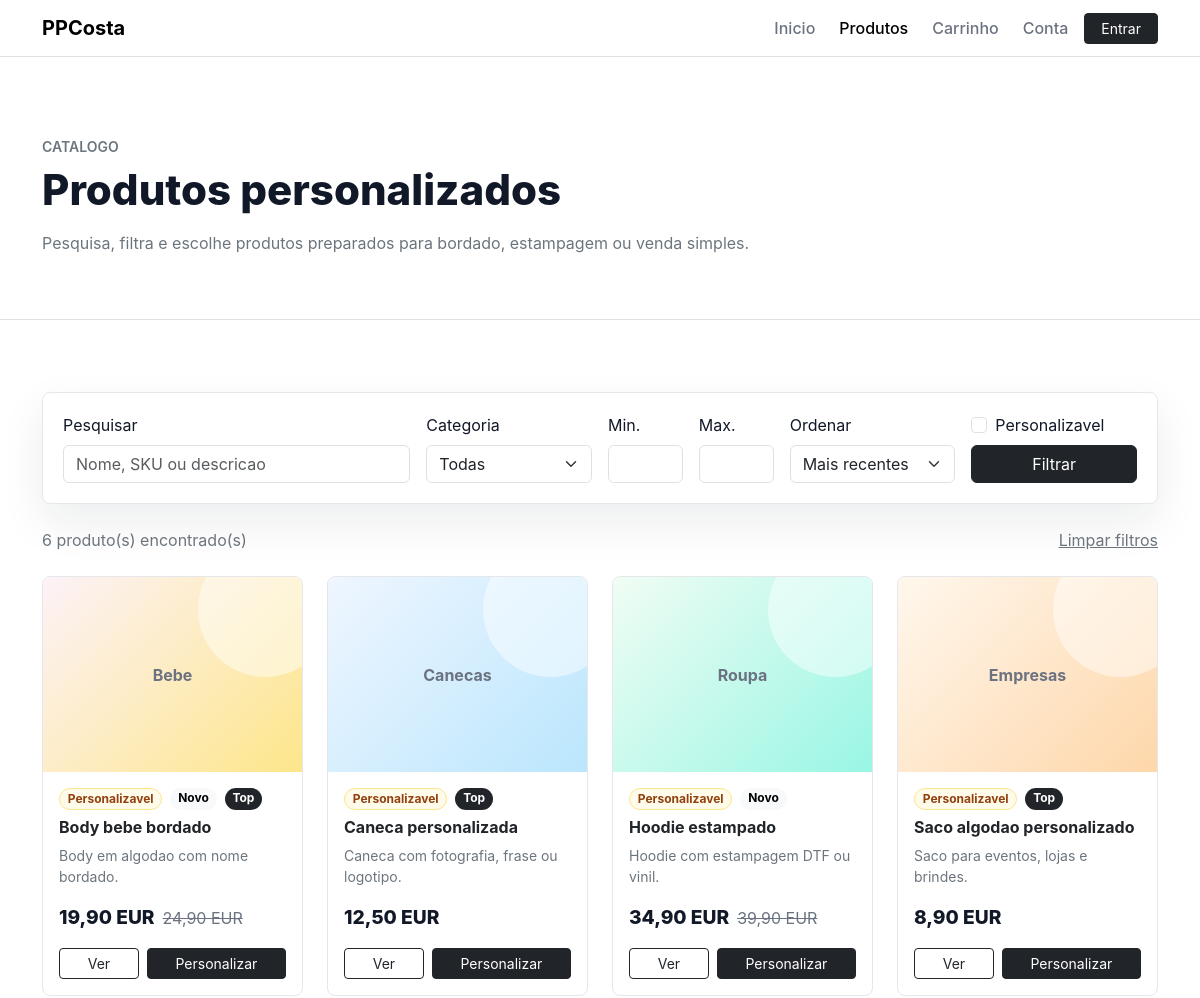
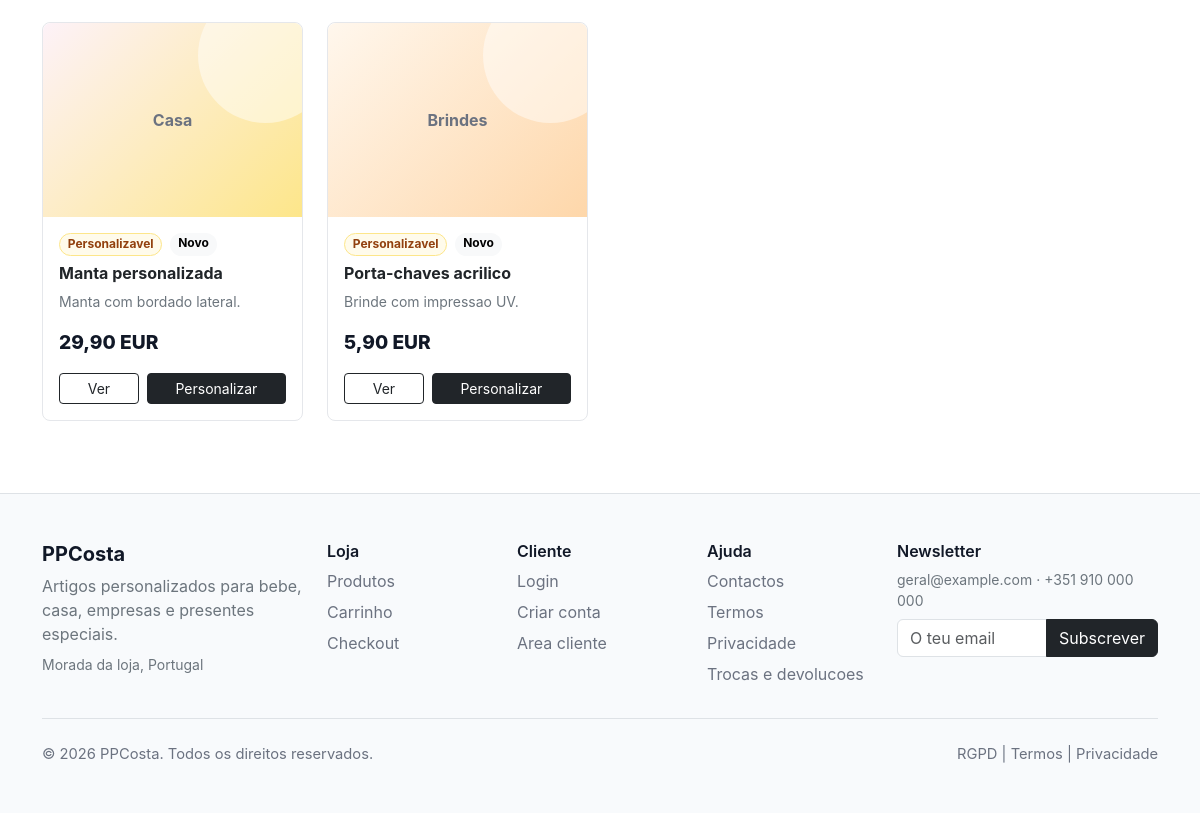
Page /produto.php on the committed database (2 pictures, top to bottom).
### tables this page shows
CREATE TABLE products (
    id BIGINT UNSIGNED AUTO_INCREMENT PRIMARY KEY,
    brand_id BIGINT UNSIGNED NULL,
    supplier_id BIGINT UNSIGNED NULL,
    tax_rate_id BIGINT UNSIGNED NOT NULL,
    name VARCHAR(190) NOT NULL,
    slug VARCHAR(210) NOT NULL,
    short_description TEXT NULL,
    long_description MEDIUMTEXT NULL,
    sku VARCHAR(100) NOT NULL,
    ean VARCHAR(40) NULL,
    price DECIMAL(12,2) NOT NULL,
    sale_price DECIMAL(12,2) NULL,
    cost_price DECIMAL(12,2) NULL,
    stock INT NOT NULL DEFAULT 0,
    stock_minimum INT NOT NULL DEFAULT 0,
    weight_grams INT NULL,
    width_mm INT NULL,
    height_mm INT NULL,
    depth_mm INT NULL,
    video_url VARCHAR(255) NULL,
    is_active TINYINT(1) NOT NULL DEFAULT 1,
    is_new TINYINT(1) NOT NULL DEFAULT 0,
    is_featured TINYINT(1) NOT NULL DEFAULT 0,
    is_on_sale TINYINT(1) NOT NULL DEFAULT 0,
    is_best_seller TINYINT(1) NOT NULL DEFAULT 0,
    is_personalizable TINYINT(1) NOT NULL DEFAULT 0,
    meta_title VARCHAR(190) NULL,
    meta_description VARCHAR(255) NULL,
    canonical_url VARCHAR(255) NULL,
    created_at TIMESTAMP NOT NULL DEFAULT CURRENT_TIMESTAMP,
    updated_at TIMESTAMP NOT NULL DEFAULT CURRENT_TIMESTAMP ON UPDATE CURRENT_TIMESTAMP,
    UNIQUE KEY uq_products_slug (slug),
    UNIQUE KEY uq_products_sku (sku),
    KEY idx_products_flags (is_active, is_featured, is_new, is_on_sale, is_best_seller),
    KEY idx_products_brand (brand_id),
    KEY idx_products_supplier (supplier_id),
    FULLTEXT KEY ft_products_search (name, short_description, long_description, sku),
    CONSTRAINT fk_products_brand FOREIGN KEY (brand_id) REFERENCES brands(id) ON DELETE SET NULL,
    CONSTRAINT fk_products_supplier FOREIGN KEY (supplier_id) REFERENCES suppliers(id) ON DELETE SET NULL,
    CONSTRAINT fk_products_tax_rate FOREIGN KEY (tax_rate_id) REFERENCES tax_rates(id),
    CHECK (price >= 0),
    CHECK (sale_price IS NULL OR sale_price >= 0),
    CHECK (stock >= 0)
);

CREATE TABLE categories (
    id BIGINT UNSIGNED AUTO_INCREMENT PRIMARY KEY,
    parent_id BIGINT UNSIGNED NULL,
    name VARCHAR(160) NOT NULL,
    slug VARCHAR(180) NOT NULL,
    description TEXT NULL,
    image_path VARCHAR(255) NULL,
    sort_order INT NOT NULL DEFAULT 0,
    is_active TINYINT(1) NOT NULL DEFAULT 1,
    meta_title VARCHAR(190) NULL,
    meta_description VARCHAR(255) NULL,
    created_at TIMESTAMP NOT NULL DEFAULT CURRENT_TIMESTAMP,
    updated_at TIMESTAMP NOT NULL DEFAULT CURRENT_TIMESTAMP ON UPDATE CURRENT_TIMESTAMP,
    UNIQUE KEY uq_categories_slug (slug),
    KEY idx_categories_parent (parent_id),
    KEY idx_categories_active_sort (is_active, sort_order),
    CONSTRAINT fk_categories_parent FOREIGN KEY (parent_id) REFERENCES categories(id) ON DELETE SET NULL
);

### includes/functions.php (called while the page is built, shortened)
<?php
function url(string $path = ''): string
{
    return app_base_url() . '/' . ltrim($path, '/');
}
function app_base_url(): string
{
    if (PHP_SAPI !== 'cli' && !empty($_SERVER['HTTP_HOST'])) {
        $scheme = (!empty($_SERVER['HTTPS']) && $_SERVER['HTTPS'] !== 'off') ? 'https' : 'http';
        $basePath = rtrim((string) (parse_url(APP_URL, PHP_URL_PATH) ?: ''), '/');
        return $scheme . '://' . $_SERVER['HTTP_HOST'] . $basePath;
    }
    return APP_URL;
}
function product_url(string $slug): string
{
    return url('produto/' . rawurlencode($slug));
}
function e(?string $value): string
{
    return htmlspecialchars((string) $value, ENT_QUOTES, 'UTF-8');
}
function format_price(float $value): string
{
    return number_format($value, 2, ',', ' ') . ' EUR';
}

### includes/catalog.php (called while the page is built, shortened)
<?php
require_once __DIR__ . '/database.php';
require_once __DIR__ . '/functions.php';
function catalog_product_media_class(?string $categorySlug): string
{
    return [
        'bebe' => 'product-baby',
        'canecas' => 'product-mug',
        'roupa' => 'product-hoodie',
        'empresas' => 'product-bag',
        'brindes' => 'product-bag',
        'casa' => 'product-baby',
    ][$categorySlug ?? ''] ?? 'product-mug';
}
function catalog_products(array $filters = []): array
{
    $filters = array_merge([
        'q' => '',
        'category' => '',
        'min_price' => null,
        'max_price' => null,
        'personalization' => '',
        'sort' => 'recent',
    ], $filters);
    try {
        $where = ['p.is_active = 1'];
        $params = [];
        $sortSql = match ($filters['sort'] ?? 'recent') {
            'price_asc' => 'final_price ASC, p.name ASC',
            'price_desc' => 'final_price DESC, p.name ASC',
            'best_seller' => 'p.is_best_seller DESC, p.created_at DESC',
            'name' => 'p.name ASC',
            default => 'p.created_at DESC',
        };
        $sql = '
            SELECT
                p.id,
                p.name,
                p.slug,
                p.short_description,
                p.long_description,
                p.sku,
                p.price,
                p.sale_price,
                COALESCE(p.sale_price, p.price) AS final_price,
                p.stock,
                p.is_new,
                p.is_on_sale,
                p.is_best_seller,
                p.is_personalizable,
                c.slug AS category_slug,
                c.name AS category_name,
                COALESCE(pi.path, "") AS image_path,
                "Personalizavel" AS technique,
                "product-mug" AS media_class
            FROM products p
            LEFT JOIN product_categories pc ON pc.product_id = p.id AND pc.is_primary = 1
            LEFT JOIN categories c ON c.id = pc.category_id
            LEFT JOIN product_images pi ON pi.product_id = p.id AND pi.is_primary = 1
            WHERE ' . implode(' AND ', $where) . '
            ORDER BY ' . $sortSql;
        $stmt = db()->prepare($sql);
        $stmt->execute($params);
        return array_map('catalog_normalize_product', $stmt->fetchAll());
    } catch (Throwable) {
        return catalog_filter_fallback_products($filters);
    }
}
function catalog_normalize_product(array $product): array
{
    $product['media_class'] = catalog_product_media_class($product['category_slug'] ?? null);
    $product['final_price'] = $product['final_price'] ?? ($product['sale_price'] ?: $product['price'] ?? 0);
    return $product;
}
function catalog_filters_from_request(): array
{
    return [
        'q' => trim($_GET['q'] ?? ''),
        'category' => trim($_GET['categoria'] ?? ''),
        'min_price' => $_GET['preco_min'] ?? null,
        'max_price' => $_GET['preco_max'] ?? null,
        'personalization' => isset($_GET['personalizavel']) ? '1' : '',
        'sort' => trim($_GET['ordenar'] ?? 'recent'),
    ];
}

### includes/database.php (called while the page is built, shortened)
<?php
function db(): PDO
{
    static $pdo = null;
    if ($pdo instanceof PDO) {
        return $pdo;
    }
    $dsn = sprintf(
        'mysql:host=%s;port=%d;dbname=%s;charset=%s',
        DB_HOST,
        DB_PORT,
        DB_NAME,
        DB_CHARSET
    );
    $pdo = new PDO($dsn, DB_USER, DB_PASS, [
        PDO::ATTR_ERRMODE => PDO::ERRMODE_EXCEPTION,
        PDO::ATTR_DEFAULT_FETCH_MODE => PDO::FETCH_ASSOC,
        PDO::ATTR_EMULATE_PREPARES => false,
    ]);
    return $pdo;
}

### produto.php (the view, shortened to what this page needs)
<?php
require_once __DIR__ . '/includes/catalog.php';
$filters = catalog_filters_from_request();
$products = catalog_products($filters);
require_once __DIR__ . '/includes/header.php';
?>
<section class="catalog-hero border-bottom">
    <div class="container">
        <p class="text-uppercase text-secondary fw-semibold small mb-2">Catalogo</p>
        <h1 class="section-title mb-3">Produtos personalizados</h1>
        <p class="text-secondary mb-0">Pesquisa, filtra e escolhe produtos preparados para bordado, estampagem ou venda simples.</p>
    </div>
</section>
<section class="section-pad">
    <div class="container">
        <form class="catalog-filters mb-4" method="get" action="<?= e(url('produto.php')) ?>">
            <div class="row g-3 align-items-end">
                <div class="col-lg-4">
                    <label class="form-label" for="q">Pesquisar</label>
                    <input class="form-control" id="q" name="q" type="search" value="<?= e($filters['q']) ?>" placeholder="Nome, SKU ou descricao">
                </div>
                <div class="col-sm-6 col-lg-2">
                    <label class="form-label" for="categoria">Categoria</label>
                    <select class="form-select" id="categoria" name="categoria">
                        <option value="">Todas</option>
                    </select>
                </div>
                <div class="col-6 col-lg-1">
                    <label class="form-label" for="preco_min">Min.</label>
                    <input class="form-control" id="preco_min" name="preco_min" type="number" min="0" step="0.01" value="<?= e((string) $filters['min_price']) ?>">
                </div>
                <div class="col-6 col-lg-1">
                    <label class="form-label" for="preco_max">Max.</label>
                    <input class="form-control" id="preco_max" name="preco_max" type="number" min="0" step="0.01" value="<?= e((string) $filters['max_price']) ?>">
                </div>
                <div class="col-sm-6 col-lg-2">
                    <label class="form-label" for="ordenar">Ordenar</label>
                    <select class="form-select" id="ordenar" name="ordenar">
                        <option value="recent" <?= $filters['sort'] === 'recent' ? 'selected' : '' ?>>Mais recentes</option>
                    </select>
                </div>
                <div class="col-sm-6 col-lg-2">
                    <div class="form-check mb-2">
                        <input class="form-check-input" id="personalizavel" name="personalizavel" type="checkbox" value="1" <?= $filters['personalization'] ? 'checked' : '' ?>>
                        <label class="form-check-label" for="personalizavel">Personalizavel</label>
                    </div>
                    <button class="btn btn-dark w-100" type="submit">Filtrar</button>
                </div>
            </div>
        </form>
        <div class="d-flex flex-column flex-md-row justify-content-between gap-2 mb-4">
            <span class="text-secondary"><?= count($products) ?> produto(s) encontrado(s)</span>
            <a class="text-secondary" href="<?= e(url('produto.php')) ?>">Limpar filtros</a>
        </div>
        <?php if ($products === []): ?>
            <div class="empty-state">
                <h2 class="h4 fw-bold">Sem resultados</h2>
                <p class="text-secondary mb-0">Experimenta remover filtros ou pesquisar por outra palavra.</p>
            </div>
        <?php else: ?>
            <div class="row g-4">
                <?php foreach ($products as $product): ?>
                    <div class="col-sm-6 col-xl-3">
                        <article class="product-card h-100 overflow-hidden">
                            <a class="product-media <?= e($product['media_class'] ?? 'product-mug') ?>" href="<?= e(product_url($product['slug'])) ?>">
                                <span><?= e($product['category_name'] ?? 'Produto') ?></span>
                            </a>
                            <div class="p-3">
                                <div class="d-flex flex-wrap gap-2 mb-2">
                                    <?php if (!empty($product['is_personalizable'])): ?>
                                        <span class="badge badge-soft rounded-pill">Personalizavel</span>
                                    <?php endif; ?>
                                    <?php if (!empty($product['is_new'])): ?>
                                        <span class="badge text-bg-light rounded-pill">Novo</span>
                                    <?php endif; ?>
                                    <?php if (!empty($product['is_best_seller'])): ?>
                                        <span class="badge text-bg-dark rounded-pill">Top</span>
                                    <?php endif; ?>
                                </div>
                                <h2 class="h6 fw-bold">
                                    <a class="text-dark text-decoration-none" href="<?= e(product_url($product['slug'])) ?>">
                                        <?= e($product['name']) ?>
                                    </a>
                                </h2>
                                <p class="text-secondary small mb-3"><?= e($product['short_description']) ?></p>
                                <div class="d-flex align-items-center gap-2 mb-3">
                                    <span class="price"><?= e(format_price((float) $product['final_price'])) ?></span>
                                    <?php if (!empty($product['sale_price'])): ?>
                                        <span class="old-price"><?= e(format_price((float) $product['price'])) ?></span>
                                    <?php endif; ?>
                                </div>
                                <div class="d-flex gap-2">
                                    <a class="btn btn-sm btn-outline-dark flex-fill" href="<?= e(product_url($product['slug'])) ?>">Ver</a>
                                    <a class="btn btn-sm btn-dark flex-fill" href="<?= e(product_url($product['slug'])) ?>">Personalizar</a>
                                </div>
                            </div>
                        </article>
                    </div>
                <?php endforeach; ?>
            </div>
        <?php endif; ?>
    </div>
</section>
<?php require_once __DIR__ . '/includes/footer.php'; ?>

### assets/css/main.css (style rules this page uses)
:root { --color-ink: #111827; --color-muted: #6b7280; --color-line: #e5e7eb; --color-soft: #f8fafc; --color-accent: #b45309; --color-accent-strong: #92400e; --color-mint: #0f766e; --color-rose: #be185d; --color-indigo: #4338ca; --radius-sm: 8px; --shadow-soft: 0 18px 45px rgba(15, 23, 42, 0.08); }
* { box-sizing: border-box; }
body { color: var(--color-ink); background: #fff; font-family: Inter, ui-sans-serif, system-ui, -apple-system, BlinkMacSystemFont, "Segoe UI", sans-serif; letter-spacing: 0; }
.section-pad { padding: 72px 0; }
.section-title { font-weight: 800; font-size: clamp(2rem, 3.5vw, 3.25rem); }
.category-tile, .product-card, .stat-card, .auth-panel, .admin-shell, .review-card, .list-card, .process-step { border: 1px solid var(--color-line); border-radius: var(--radius-sm); background: #fff; }
.category-tile, .product-card, .list-card { transition: transform 180ms ease, box-shadow 180ms ease; }
.product-media { aspect-ratio: 4 / 3; border-radius: var(--radius-sm) var(--radius-sm) 0 0; background: #f3f4f6; display: grid; place-items: center; color: var(--color-muted); font-weight: 700; overflow: hidden; position: relative; }
.product-media::after { content: ""; position: absolute; width: 52%; aspect-ratio: 1; border-radius: 50%; right: -12%; top: -18%; background: rgba(255, 255, 255, 0.46); }
.product-media span { position: relative; z-index: 1; }
.product-baby { background: linear-gradient(135deg, #fdf2f8, #fde68a); }
.product-mug { background: linear-gradient(135deg, #eff6ff, #bae6fd); }
.product-hoodie { background: linear-gradient(135deg, #f0fdf4, #99f6e4); }
.product-bag { background: linear-gradient(135deg, #fff7ed, #fed7aa); }
.badge-soft { color: var(--color-accent-strong); background: #fffbeb; border: 1px solid #fde68a; }
.price { font-size: 1.2rem; font-weight: 800; }
.old-price { color: var(--color-muted); text-decoration: line-through; }
.catalog-hero { padding: 64px 0; background: #fff; }
.catalog-filters { border: 1px solid var(--color-line); border-radius: var(--radius-sm); padding: 20px; background: #fff; box-shadow: var(--shadow-soft); }
.product-card .product-media { text-decoration: none; }

### rows in the picture
products: categories.name "Bebe", is_personalizable "Personalizavel", is_new "Novo", is_best_seller "Top", name "Body bebe bordado", short_description "Body em algodao com nome bordado.", final_price "19,90 EUR", price "24,90 EUR"
products: categories.name "Canecas", is_personalizable "Personalizavel", is_best_seller "Top", name "Caneca personalizada", short_description "Caneca com fotografia, frase ou logotipo.", final_price "12,50 EUR"
products: categories.name "Roupa", is_personalizable "Personalizavel", is_new "Novo", name "Hoodie estampado", short_description "Hoodie com estampagem DTF ou vinil.", final_price "34,90 EUR", price "39,90 EUR"
products: categories.name "Empresas", is_personalizable "Personalizavel", is_best_seller "Top", name "Saco algodao personalizado", short_description "Saco para eventos, lojas e brindes.", final_price "8,90 EUR"
products: categories.name "Casa", is_personalizable "Personalizavel", is_new "Novo", name "Manta personalizada", short_description "Manta com bordado lateral.", final_price "29,90 EUR"
products: categories.name "Brindes", is_personalizable "Personalizavel", is_new "Novo", name "Porta-chaves acrilico", short_description "Brinde com impressao UV.", final_price "5,90 EUR"

### other values in the picture
APP_NAME "PPCosta"
count($products) "6"
$footerStoreName "PPCosta"
$footerSettings['store_address'] "Morada da loja, Portugal"
$footerSettings['store_email'] "geral@example.com"
$footerSettings['store_phone'] "+351 910 000 000"
